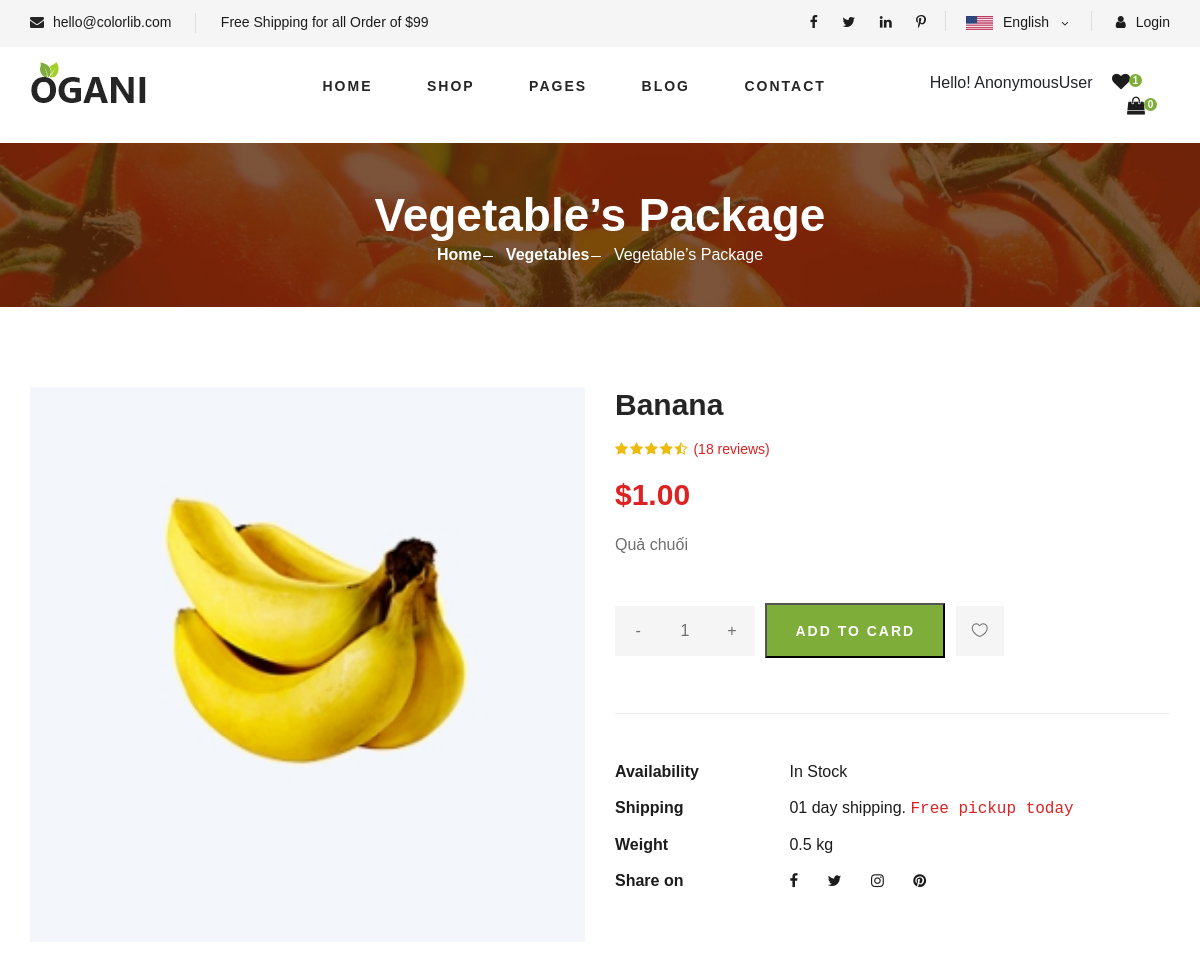
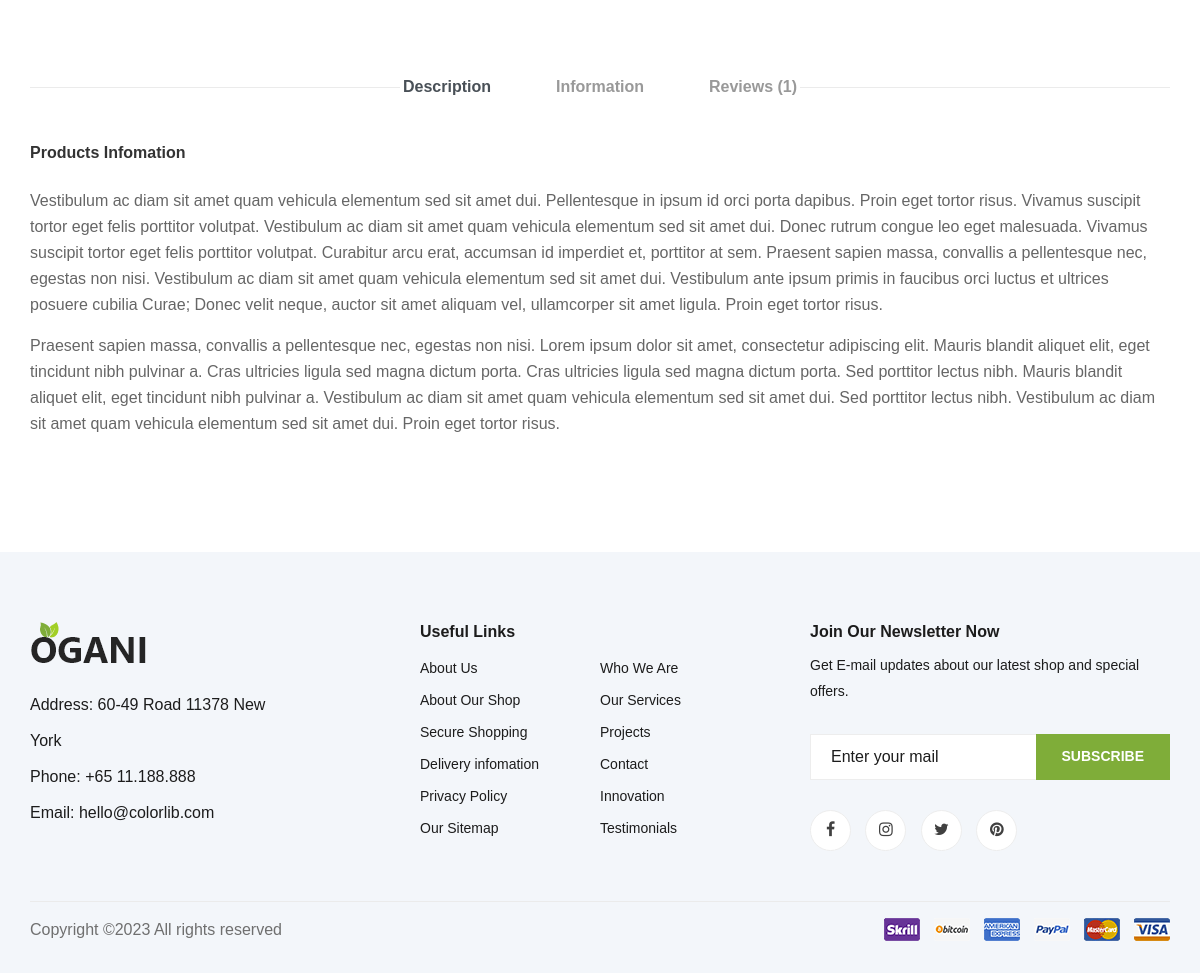
Screenshot of /shop_detail/?id=8 with the database file from the repository (2 pictures, top to bottom).
### app/models.py (models this page shows, shortened)
class Product(models.Model):
    category = models.ManyToManyField(Category, related_name='product')
    name = models.CharField(max_length=200, null=True)
    price = models.FloatField()
    digital = models.BooleanField(default=False, null=True, blank=False)
    image = models.ImageField(null=True, blank=True)
    detail = models.TextField(null=True, blank=True)
    @property
    def ImageURL(self):
        try:
            url = self.image.url
        except:
            url = ''
        return url

### app/views.py (the view)
# urls.py: path('shop_detail/', views.shopDetail, name="shop_detail"),
def shopDetail(request):
    if request.user.is_authenticated:
        customer = request.user
        order, created = Order.objects.get_or_create(customer = customer, complete = False)
        items = order.orderitem_set.all
        cartItems = order.get_cart_items
        user_not_login = 'hidden'
        user_login = 'show'
    else:
        items = []
        order = {'get_cart_items': 0, 'get_cart_total':0}
        cartItems = order['get_cart_items']
        user_not_login = 'show'
        user_login = 'hidden'
    id = request.GET.get('id','')
    if id == '': return redirect('shop_grid')
    products = Product.objects.filter(id=id)
    categories = Category.objects.filter(is_sub = False)
    context = {
        'products':products,
        'categories':categories,
        'items': items,
        'order': order,
        'cartItems': cartItems,
        'user_not_login':user_not_login,
        'user_login':user_login
    }
    return render(request,'app/shop_detail.html', context)

### app/templates/app/shop_detail.html (shortened to what this page needs)
{% extends 'app/base.html' %}
{% load static %}
{% block main_content %}
<section class="breadcrumb-section set-bg" data-setbg="{% static 'app/images/breadcrumb.jpg' %}">
    <div class="container">
        <div class="row">
            <div class="col-lg-12 text-center">
                <div class="breadcrumb__text">
                    <h2>Vegetable’s Package</h2>
                    <div class="breadcrumb__option">
                        <a href="./index.html">Home</a>
                        <a href="./index.html">Vegetables</a>
                        <span>Vegetable’s Package</span>
                    </div>
                </div>
            </div>
        </div>
    </div>
</section>
<section class="product-details spad">
    <div class="container">
        <div class="row">
            {% for product in products %}
            <div class="col-lg-6 col-md-6">
                <div class="product__details__pic">
                    <div class="product__details__pic__item">
                        <img class="product__details__pic__item--large"
                            src="{{product.ImageURL}}" alt="">
                    </div>
                </div>
            </div>
            <div class="col-lg-6 col-md-6">
                <div class="product__details__text">
                    <h3>{{product.name}}</h3>
                    <div class="product__details__rating">
                        <i class="fa fa-star"></i>
                        <i class="fa fa-star"></i>
                        <i class="fa fa-star"></i>
                        <i class="fa fa-star"></i>
                        <i class="fa fa-star-half-o"></i>
                        <span>(18 reviews)</span>
                    </div>
                    <div class="product__details__price">${{product.price | floatformat:2}}</div>
                    <p>{{product.detail}}</p>
                    <div class="product__details__quantity">
                        <div class="quantity">
                            <div class="pro-qty">
                                <span class="dec qtybtn">-</span>
                                <input type="text" value="1" id="order-count">
                                <span class="inc qtybtn">+</span>
                            </div>
                        </div>
                    </div>
                    <button data-product={{product.id}} data-action="add2" class="primary-btn add-btn update-cart">ADD TO CARD</button>
                    <a href="#" class="heart-icon"><span class="icon_heart_alt"></span></a>
                    <ul>
                        <li><b>Availability</b> <span>In Stock</span></li>
                        <li><b>Shipping</b> <span>01 day shipping. <samp>Free pickup today</samp></span></li>
                        <li><b>Weight</b> <span>0.5 kg</span></li>
                        <li><b>Share on</b>
                            <div class="share">
                                <a href="#"><i class="fa fa-facebook"></i></a>
                                <a href="#"><i class="fa fa-twitter"></i></a>
                                <a href="#"><i class="fa fa-instagram"></i></a>
                                <a href="#"><i class="fa fa-pinterest"></i></a>
                            </div>
                        </li>
                    </ul>
                </div>
            </div>
            {% endfor %}
            <div class="col-lg-12">
                <div class="product__details__tab">
                    <ul class="nav nav-tabs" role="tablist">
                        <li class="nav-item">
                            <a class="nav-link active" data-toggle="tab" href="#tabs-1" role="tab"
                                aria-selected="true">Description</a>
                        </li>
                        <li class="nav-item">
                            <a class="nav-link" data-toggle="tab" href="#tabs-2" role="tab"
                                aria-selected="false">Information</a>
                        </li>
                        <li class="nav-item">
                            <a class="nav-link" data-toggle="tab" href="#tabs-3" role="tab"
                                aria-selected="false">Reviews <span>(1)</span></a>
                        </li>
                    </ul>
                    <div class="tab-content">
                        <div class="tab-pane active" id="tabs-1" role="tabpanel">
                            <div class="product__details__tab__desc">
                                <h6>Products Infomation</h6>
                                <p>Vestibulum ac diam sit amet quam vehicula elementum sed sit amet dui.
                                    Pellentesque in ipsum id orci porta dapibus. Proin eget tortor risus. Vivamus
                                    suscipit tortor eget felis porttitor volutpat. Vestibulum ac diam sit amet quam
                                    vehicula elementum sed sit amet dui. Donec rutrum congue leo eget malesuada.
                                    Vivamus suscipit tortor eget felis porttitor volutpat. Curabitur arcu erat,
                                    accumsan id imperdiet et, porttitor at sem. Praesent sapien massa, convallis a
                                    pellentesque nec, egestas non nisi. Vestibulum ac diam sit amet quam vehicula
                                    elementum sed sit amet dui. Vestibulum ante ipsum primis in faucibus orci luctus
                                    et ultrices posuere cubilia Curae; Donec velit neque, auctor sit amet aliquam
                                    vel, ullamcorper sit amet ligula. Proin eget tortor risus.</p>
                                    <p>Praesent sapien massa, convallis a pellentesque nec, egestas non nisi. Lorem
                                    ipsum dolor sit amet, consectetur adipiscing elit. Mauris blandit aliquet
                                    elit, eget tincidunt nibh pulvinar a. Cras ultricies ligula sed magna dictum
                                    porta. Cras ultricies ligula sed magna dictum porta. Sed porttitor lectus
                                    nibh. Mauris blandit aliquet elit, eget tincidunt nibh pulvinar a.
                                    Vestibulum ac diam sit amet quam vehicula elementum sed sit amet dui. Sed
                                    porttitor lectus nibh. Vestibulum ac diam sit amet quam vehicula elementum
                                    sed sit amet dui. Proin eget tortor risus.</p>
                            </div>
                        </div>
                    </div>
                </div>
            </div>
        </div>
    </div>
</section>
{% endblock main_content %}

### app/static/app/css/style.css (style rules this page uses)
html, body { height: 100%; font-family: "Cairo", sans-serif; -webkit-font-smoothing: antialiased; font-smoothing: antialiased; }
h1, h2, h3, h4, h5, h6 { margin: 0; color: #111111; font-weight: 400; font-family: "Cairo", sans-serif; }
h2 { font-size: 36px; }
h3 { font-size: 30px; }
h6 { font-size: 16px; }
p { font-size: 16px; font-family: "Cairo", sans-serif; color: #6f6f6f; font-weight: 400; line-height: 26px; margin: 0 0 15px 0; }
img { max-width: 100%; }
ul, ol { padding: 0; margin: 0; }
.set-bg { background-repeat: no-repeat; background-size: cover; background-position: top center; }
.spad { padding-top: 100px; padding-bottom: 100px; }
.primary-btn { display: inline-block; font-size: 14px; padding: 10px 28px 10px; color: #ffffff; text-transform: uppercase; font-weight: 700; background: #7fad39; letter-spacing: 2px; }
.breadcrumb-section { display: flex; align-items: center; padding: 45px 0 40px; }
.breadcrumb__text h2 { font-size: 46px; color: #ffffff; font-weight: 700; }
.breadcrumb__option a { display: inline-block; font-size: 16px; color: #ffffff; font-weight: 700; margin-right: 20px; position: relative; }
.breadcrumb__option a:after { position: absolute; right: -12px; top: 13px; height: 1px; width: 10px; background: #ffffff; content: ""; }
.breadcrumb__option span { display: inline-block; font-size: 16px; color: #ffffff; }
.product-details { padding-top: 80px; }
.product__details__pic__item { margin-bottom: 20px; }
.product__details__pic__item img { min-width: 100%; }
.product__details__text h3 { color: #252525; font-weight: 700; margin-bottom: 16px; }
.product__details__text .product__details__rating { font-size: 14px; margin-bottom: 12px; }
.product__details__text .product__details__rating i { margin-right: -2px; color: #EDBB0E; }
.product__details__text .product__details__rating span { color: #dd2222; margin-left: 4px; }
.product__details__text .product__details__price { font-size: 30px; color: #dd2222; font-weight: 600; margin-bottom: 15px; }
.product__details__text p { margin-bottom: 45px; }
.product__details__text .primary-btn { padding: 16px 28px 14px; margin-right: 6px; margin-bottom: 5px; }
.product__details__text .heart-icon { display: inline-block; font-size: 16px; color: #6f6f6f; padding: 13px 16px 13px; background: #f5f5f5; }
.product__details__text ul { border-top: 1px solid #ebebeb; padding-top: 40px; margin-top: 50px; }
.product__details__text ul li { font-size: 16px; color: #1c1c1c; list-style: none; line-height: 36px; }
.product__details__text ul li b { font-weight: 700; width: 170px; display: inline-block; }
.product__details__text ul li span samp { color: #dd2222; }
.product__details__text ul li .share { display: inline-block; }
.product__details__text ul li .share a { display: inline-block; font-size: 15px; color: #1c1c1c; margin-right: 25px; }
.product__details__text ul li .share a:last-child { margin-right: 0; }
.product__details__quantity { display: inline-block; margin-right: 6px; }
.pro-qty { width: 140px; height: 50px; display: inline-block; position: relative; text-align: center; background: #f5f5f5; margin-bottom: 5px; }
.pro-qty input { height: 100%; width: 100%; font-size: 16px; color: #6f6f6f; width: 50px; border: none; background: #f5f5f5; text-align: center; }
.pro-qty .qtybtn { width: 35px; font-size: 16px; color: #6f6f6f; cursor: pointer; display: inline-block; }
.product__details__tab { padding-top: 85px; }
.product__details__tab .nav-tabs { border-bottom: none; justify-content: center; position: relative; }
.product__details__tab .nav-tabs:before { position: absolute; left: 0; top: 12px; height: 1px; width: 370px; background: #ebebeb; content: ""; }
.product__details__tab .nav-tabs:after { position: absolute; right: 0; top: 12px; height: 1px; width: 370px; background: #ebebeb; content: ""; }
.product__details__tab .nav-tabs li { margin-bottom: 0; margin-right: 65px; }
.product__details__tab .nav-tabs li:last-child { margin-right: 0; }
.product__details__tab .nav-tabs li a { font-size: 16px; color: #999999; font-weight: 700; border: none; border-top-left-radius: 0; border-top-right-radius: 0; padding: 0; }
.product__details__tab .product__details__tab__desc { padding-top: 44px; }
.product__details__tab .product__details__tab__desc h6 { font-weight: 700; color: #333333; margin-bottom: 26px; }
.product__details__tab .product__details__tab__desc p { color: #666666; }
@media only screen and (min-width: 1200px) { .container { max-width: 1170px; } }

### rows the page displays
Product: ImageURL (picture), name "Banana", price "1.00", detail "Quả chuối"

### other values shown
{{ request.user }} "AnonymousUser"
{{ cartItems }} "0"
